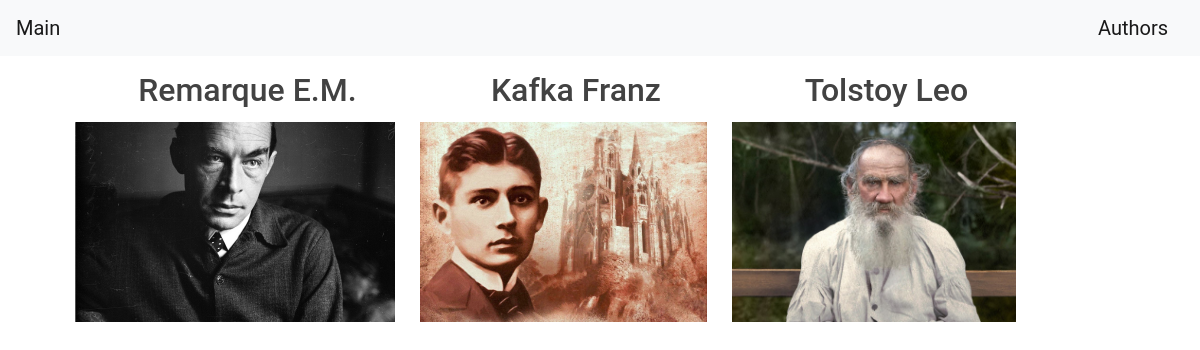
The app's page /authors with its own data.
### db_setup.py (models this page shows)
class Author(Base, SerializerMixin):
    __tablename__ = 'authors'
    id = Column(Integer, primary_key=True)
    name = Column(String(100), nullable=False)
    photo = Column(String(100), nullable=False)
    wiki = Column(String(100), nullable=False)

### app.py (the view)
@app.route('/authors')
@with_session
def get_authors(db):
    authors = db.query(Author).distinct(Author.name).all()
    return render_template('authors.html', authors=authors)

### app.py (called while the page is built)
@contextmanager
def get_db():
    db = SessionLocal()
    try:
        yield db
    finally:
        db.close()

def with_session(func):
    @wraps(func)
    def wrapper(*args, **kwargs):
        with get_db() as db:
            return func(db, *args, **kwargs)
    return wrapper

### templates/authors.html
{% extends "base.html" %}
{% block content %}
<div style="display: flex;">
    {% for item in authors %}
<div>
    <a align="center" href="{{ url_for('authors_wiki', author_id=item['id']) }}" class="text">
        <h2>{{item["name"]}}</h2>
    </a>
    <a href="{{ url_for('authors_wiki', author_id=item['id']) }}">
        <img class="img2" src='{{item["photo"]}}' alt="Author's photo">
    </a>
</div>
    {% endfor %}
</div>
{% endblock %}

### static/css/custom.css (style rules this page uses)
a.text:active, a.text:hover, a.text { color: #424242; text-decoration: none; }
html, body { height: 100%; width: 100%; margin: 0; font-family: 'Roboto', sans-serif; }
img { height: 200px; width: auto; }
.img2 { height: 200px; width: auto; margin: 5px 25px 25px 0; }

### records on screen
Author: name "Remarque E.M.", photo (picture)
Author: name "Kafka Franz", photo (picture)
Author: name "Tolstoy Leo", photo (picture)
